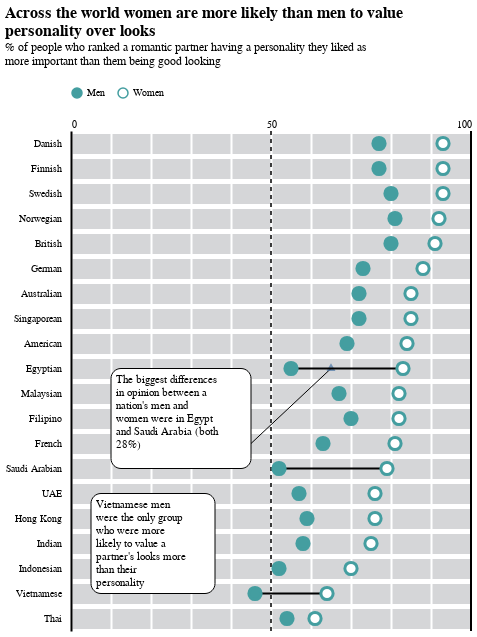

Notebook source saved alongside this figure:
### Code cell
circleColor = "#449EA0"

base = (
    alt.Chart(df08w01)
    .transform_filter(filter='datum.Measure=="Ranked personality higher than looks"')
    .encode(
        y=alt.Y("Nationality:N")
        .axis(
            ticks=False,
            labelPadding=10,
            tickBand="extent",
            gridColor="white",
            grid=True,
            gridWidth=5,
            zindex=0,
            domainWidth=2,
            domainColor="black",
        )
        .sort(op="max", field="Value", order="descending")
        .title(""),
    )
)

points = (
    base.transform_calculate(
        Percentage=alt.datum.Value / 100,
    )
    .mark_circle(
        size=150,
        stroke=circleColor,
        strokeWidth=3,
        fillOpacity=1,
    )
    .encode(
        x=alt.X("Value:Q")
        .title("")
        .axis(
            orient="top",
            ticks=False,
            labelExpr='(datum.value==0 || datum.value==50 || datum.value==100) ? datum.label : ""',
            gridColor="white",
            gridWidth=2,
            zindex=0,
            domain=False,
        ),
        fill=alt.Fill("Gender:N")
        .scale(domain=["Men", "Women"], range=[circleColor, "white"])
        .legend(
            orient="top",
            title=None,
        ),
        tooltip=[
            "Nationality:N",
            "Gender:N",
            alt.Tooltip("Percentage:Q", format=".0%"),
        ],
    )
)

lines = (
    base.transform_filter(
        alt.FieldOneOfPredicate(
            field="Nationality", oneOf=["Egyptian", "Saudi Arabian", "Vietnamese"]
        )
    )
    .transform_pivot(
        pivot="Gender",
        groupby=["Nationality"],
        value="Value",
    )
    .mark_rule()
    .encode(x="Men:Q", x2="Women:Q", size=alt.value(2))
)

rule50 = alt.Chart().mark_rule(strokeDash=[4, 4], strokeWidth=1.5).encode(
    x=alt.X(datum=50).axis(grid=True)
)
rule100 = alt.Chart().mark_rule(strokeWidth=2).encode(
    x=alt.X(datum=100)
)

title = alt.Title(
    text=[
        "Across the world women are more likely than men to value",
        "personality over looks",
    ],
    subtitle=[
        "% of people who ranked a romantic partner having a personality they liked as",
        "more important than them being good looking",
    ],
    anchor="start",
    offset=20,
    fontSize=16,
)

rect = alt.Chart().mark_rect(
    fill="white",
    cornerRadius=10,
    strokeWidth=1,
    stroke="black",
)
x1, x2, y1, y2 = 10, 45, "Egyptian", "Saudi Arabian"
rect1 = rect.encode(
    x=alt.datum(x1),
    x2=alt.datum(x2),
    y=alt.datum(y1),
    y2=alt.datum(y2),
)
annotation = alt.Data(values=[{
    'ann1': ['The biggest differences','in opinion between a', 'nation\'s men and',
          'women were in Egypt', 'and Saudi Arabia (both',' 28%)'],
    'ann2': ['Vietnamese men','were the only group','who were more', 'likely to value a','partner\'s looks more','than their','personality']}])
text = alt.Chart(annotation).mark_text(
    align="left",
    baseline="top",
    dx=5, dy=5,
)
text1 = text.encode(
    x=alt.datum(x1),
    y=alt.datum(y1),
    text="ann1:N",
)
arrow1 = alt.layer(
    alt.Chart().mark_rule().encode(
        x=alt.datum(x2),
        x2=alt.datum(65),
        y=alt.datum("French"),
        y2=alt.datum("Egyptian")
    ),
    alt.Chart().mark_point(shape="triangle").encode(
        x=alt.datum(65),
        y=alt.datum("Egyptian"),
    )
)

x_1, x_2, y_1, y_2 = 5, 36, 'UAE', 'Vietnamese'
rect2 = rect.encode(
    x=alt.datum(x_1),
    x2=alt.datum(x_2),
    y=alt.datum(y_1),
    y2=alt.datum(y_2),
)
text2 = text.encode(
    x=alt.datum(x_1),
    y=alt.datum(y_1),
    text="ann2:N",
)

alt.layer(
    rule50,
    rule100,
    rect1,
    text1,
    arrow1,
    rect2,
    text2,
    lines,
    points,
    title=title,
).configure_view(
    strokeOpacity=0,
    fill="#D5D6D8",
).properties(
    width=400,
    height=500,
)

### Figure 1 — Vega-Lite specification as saved in the notebook (floating-point values rounded to 4 significant figures; data arrays with more than 128 entries replaced by an {"elided": "..."} marker saying what was removed)
{"config": {"view": {"continuousWidth": 300, "continuousHeight": 300, "fill": "#D5D6D8", "strokeOpacity": 0}}, "layer": [{"data": {"name": "empty"}, "mark": {"type": "rule", "strokeDash": [4, 4], "strokeWidth": 1.5}, "encoding": {"x": {"axis": {"grid": true}, "datum": 50}}}, {"data": {"name": "empty"}, "mark": {"type": "rule", "strokeWidth": 2}, "encoding": {"x": {"datum": 100}}}, {"data": {"name": "empty"}, "mark": {"type": "rect", "cornerRadius": 10, "fill": "white", "stroke": "black", "strokeWidth": 1}, "encoding": {"x": {"datum": 10}, "x2": {"datum": 45}, "y": {"datum": "Egyptian"}, "y2": {"datum": "Saudi Arabian"}}}, {"data": {"values": [{"ann1": ["The biggest differences", "in opinion between a", "nation's men and", "women were in Egypt", "and Saudi Arabia (both", " 28%)"], "ann2": ["Vietnamese men", "were the only group", "who were more", "likely to value a", "partner's looks more", "than their", "personality"]}]}, "mark": {"type": "text", "align": "left", "baseline": "top", "dx": 5, "dy": 5}, "encoding": {"text": {"field": "ann1", "type": "nominal"}, "x": {"datum": 10}, "y": {"datum": "Egyptian"}}}, {"layer": [{"data": {"name": "empty"}, "mark": {"type": "rule"}, "encoding": {"x": {"datum": 45}, "x2": {"datum": 65}, "y": {"datum": "French"}, "y2": {"datum": "Egyptian"}}}, {"data": {"name": "empty"}, "mark": {"type": "point", "shape": "triangle"}, "encoding": {"x": {"datum": 65}, "y": {"datum": "Egyptian"}}}]}, {"data": {"name": "empty"}, "mark": {"type": "rect", "cornerRadius": 10, "fill": "white", "stroke": "black", "strokeWidth": 1}, "encoding": {"x": {"datum": 5}, "x2": {"datum": 36}, "y": {"datum": "UAE"}, "y2": {"datum": "Vietnamese"}}}, {"data": {"values": [{"ann1": ["The biggest differences", "in opinion between a", "nation's men and", "women were in Egypt", "and Saudi Arabia (both", " 28%)"], "ann2": ["Vietnamese men", "were the only group", "who were more", "likely to value a", "partner's looks more", "than their", "personality"]}]}, "mark": {"type": "text", "align": "left", "baseline": "top", "dx": 5, "dy": 5}, "encoding": {"text": {"field": "ann2", "type": "nominal"}, "x": {"datum": 5}, "y": {"datum": "UAE"}}}, {"data": {"name": "data-febf4a1e3ef9525d8089e5f0410bb796"}, "mark": {"type": "rule"}, "encoding": {"size": {"value": 2}, "x": {"field": "Men", "type": "quantitative"}, "x2": {"field": "Women"}, "y": {"axis": {"ticks": false, "labelPadding": 10, "tickBand": "extent", "gridColor": "white", "grid": true, "gridWidth": 5, "zindex": 0, "domainWidth": 2, "domainColor": "black"}, "field": "Nationality", "sort": {"op": "max", "field": "Value", "order": "descending"}, "title": "", "type": "nominal"}}, "transform": [{"filter": "datum.Measure==\"Ranked personality higher than looks\""}, {"filter": {"field": "Nationality", "oneOf": ["Egyptian", "Saudi Arabian", "Vietnamese"]}}, {"pivot": "Gender", "value": "Value", "groupby": ["Nationality"]}]}, {"data": {"name": "data-febf4a1e3ef9525d8089e5f0410bb796"}, "mark": {"type": "circle", "fillOpacity": 1, "size": 150, "stroke": "#449EA0", "strokeWidth": 3}, "encoding": {"fill": {"field": "Gender", "legend": {"orient": "top", "title": null}, "scale": {"domain": ["Men", "Women"], "range": ["#449EA0", "white"]}, "type": "nominal"}, "tooltip": [{"field": "Nationality", "type": "nominal"}, {"field": "Gender", "type": "nominal"}, {"field": "Percentage", "format": ".0%", "type": "quantitative"}], "x": {"axis": {"orient": "top", "ticks": false, "labelExpr": "(datum.value==0 || datum.value==50 || datum.value==100) ? datum.label : \"\"", "gridColor": "white", "gridWidth": 2, "zindex": 0, "domain": false}, "field": "Value", "title": "", "type": "quantitative"}, "y": {"axis": {"ticks": false, "labelPadding": 10, "tickBand": "extent", "gridColor": "white", "grid": true, "gridWidth": 5, "zindex": 0, "domainWidth": 2, "domainColor": "black"}, "field": "Nationality", "sort": {"op": "max", "field": "Value", "order": "descending"}, "title": "", "type": "nominal"}}, "transform": [{"filter": "datum.Measure==\"Ranked personality higher than looks\""}, {"calculate": "(datum.Value / 100)", "as": "Percentage"}]}], "height": 500, "title": {"text": ["Across the world women are more likely than men to value", "personality over looks"], "anchor": "start", "fontSize": 16, "offset": 20, "subtitle": ["% of people who ranked a romantic partner having a personality they liked as", "more important than them being good looking"]}, "width": 400, "$schema": "https://vega.github.io/schema/vega-lite/v5.17.0.json", "datasets": {"empty": [{}], "data-febf4a1e3ef9525d8089e5f0410bb796": {"elided": "160 records"}}}
